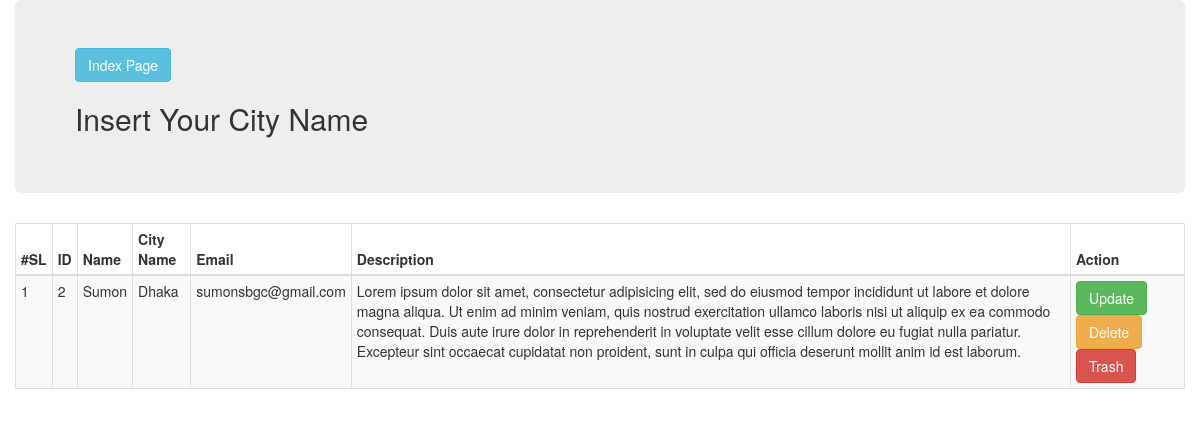
/views/SEIP128014/City/view.php?id=2, run on the app's committed database.
### tables this page shows
CREATE TABLE IF NOT EXISTS `city` (
  `id` int(11) NOT NULL AUTO_INCREMENT,
  `name` varchar(55) NOT NULL,
  `email` varchar(255) NOT NULL,
  `description` text NOT NULL,
  `city` varchar(55) NOT NULL,
  `trash_at` varchar(55) DEFAULT NULL,
  PRIMARY KEY (`id`)
);

### src/Bitm/SEIP128014/City/City.php (called while the page is built, shortened)
<?php
class City{
	public $id;
	public $conn;
	public function __construct()
	{
		$this->conn = new \mysqli("localhost","root","","atomicprojectb20") or die("Sorry Your connection fail.");
	}
	public function prepare(array $data){
		if (array_key_exists("id", $data)) {
			$this->id = $data["id"];
		}
		return $this;
	}
	public function selectById(){
		$sql = "SELECT * FROM `city` WHERE `id`={$this->id}";
		$result = $this->conn->query($sql);
		$row = $result->fetch_object();
		return $row;
	}
}

### views/SEIP128014/City/view.php (the view, shortened to what this page needs)
<?php
$city = new City();
$list = $city->prepare($_GET)->selectById();
?>
<!DOCTYPE html>
<html lang="en">
  <head>
    <link href="../../../resource/bootstrap/css/bootstrap.min.css" rel="stylesheet">
  </head>
  <body>
	<div class="container">
		<div class="row">
			<div class="col-log-12">
				<div class="jumbotron">
					<a href="index.php" class="btn btn-info">Index Page</a>
					<h2>Insert Your City Name</h2>
				</div>
				<div class="table-responsive">
					<table class="table table-bordered table-striped table-bordered table-condensed">
						<thead>
							<tr>
								<th>#SL</th>
								<th>ID</th>
								<th>Name</th>
								<th>City Name</th>
								<th>Email</th>
								<th>Description</th>
								<th>Action</th>
							</tr>
						</thead>
						<tbody>
							<tr>
								<td><?php $sl=1; echo $sl; ?></td>
								<td><?php echo $list->id; ?></td>
								<td><?php echo $list->name; ?></td>
								<td><?php echo $list->city; ?></td>
								<td><?php echo $list->email; ?></td>
								<td><?php echo $list->description; ?></td>
								<td>
									<a href="edit.php?id=<?php echo $list->id; ?>" class="btn btn-success">Update</a>
									<a href="delete.php?id=<?php echo $list->id; ?>" class="btn btn-warning">Delete</a>
									<a href="delete.php?id=<?php echo $list->id; ?>" class="btn btn-danger">Trash</a>
								</td>
							</tr>
						</tbody>
					</table>
				</div>
			</div>
		</div>
	</div>
  </body>
</html>

### data on the page
city: id "2", name "Sumon", city "Dhaka", email "sumonsbgc@gmail.com", description "Lorem ipsum dolor sit amet, consectetur adipisicing elit, sed do eiusmod tempor incididunt ut labore et dolore magna aliqua. Ut enim ad minim veniam, quis nostrud exercitation ullamco laboris nisi ut aliquip ex ea commodo consequat. Duis aute irure dolor in reprehenderit in voluptate velit esse cillum dolore eu fugiat nulla pariatur. Excepteur sint occaecat cupidatat non proident, sunt in culpa qui officia deserunt mollit anim id est laborum."

### other printed values
$sl "1"
